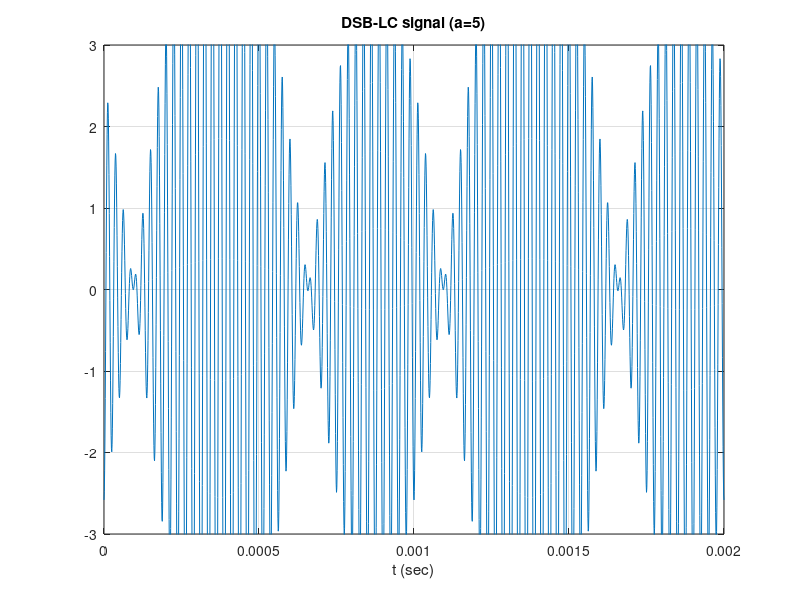

Recreate this plot in MATLAB.
% File: DSBAMsignals.m 
% Examples of conventional DSB-AM modulated signals with a
% narrowband sinusoidal message signal.
% Copyright (c) 2019,2022. San Jose State University.

clear 
seed = input('Enter your student ID: ');
rand('state',seed);

clear all
fm=1000;        % Message frequency
fc=40000;       % Carrier frequency
t=0:1e-6:2e-3;  % Time range

a=input('Enter the modulation index, a: ')
u = (1+a*cos(2*pi*fm*t+rand*2*pi)).*cos(2*pi*fc*t);

plot(t,u), grid on, xlabel('t (sec)'), title(strcat('DSB-LC signal (a=', ...
    num2str(a),')'))
axis([0 2e-3 -3 3])
